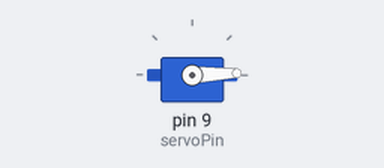
Bench run of a sketch on a simulated Arduino Uno, built with avr-gcc and run on an emulated ATmega328P. Parts: servo.

Above: at 0.05 s.
At 1.75 s:
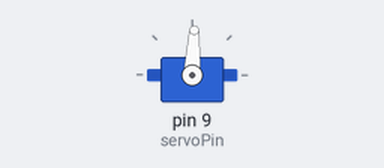
At 3.45 s:
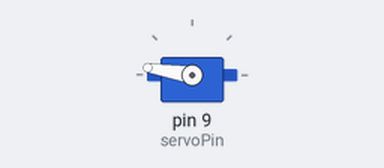
At 6.9 s:
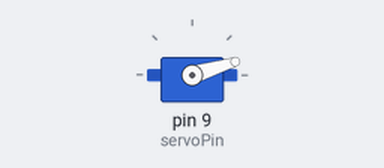
Timing chart, 0 to 9.4 s (numbered marks = the images above):
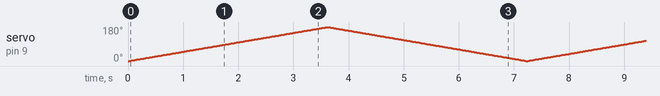

The sketch:

sketch_sep29a.ino
```cpp
#include <Servo.h> //서보 라이브러리를 불러옵니다.

Servo myservo1;  // 서보를 제어할 서보 오브젝트를 만듭니다.

int servoPin = 9;     // 서보 위치를 저장할 변수를 선언합니다.

void setup()
{
  myservo1.attach(servoPin);
}


void loop()
{
  int angle;

  for(angle = 0; angle < 180; angle++){
    myservo1.write(angle);
    delay(20);
  }
  for(angle = 180; angle > 0; angle--){
    myservo1.write(angle);
    delay(20);
  }
}
```
